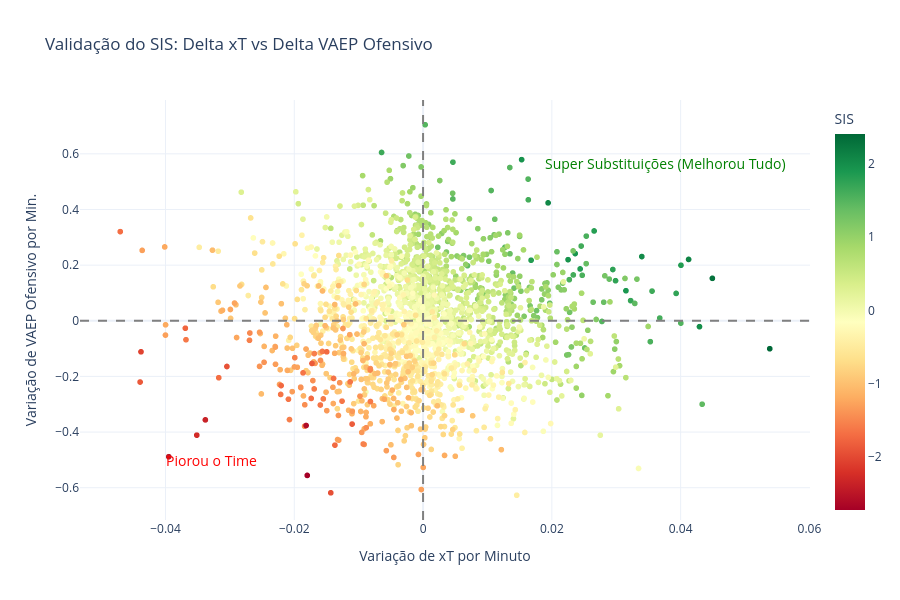
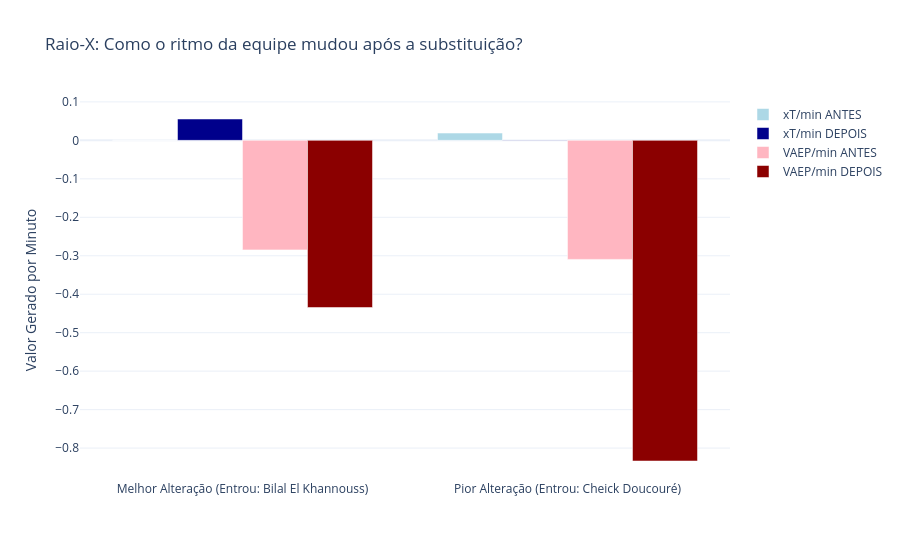

Notebook source saved alongside these figures, in order:
### Markdown cell above
## Validação Visual das Substituições (Comprovando o SIS)
Para provar que essa abordagem funciona, precisamos visualizar o impacto. Os gráficos abaixo demonstram:

1. **Quadrantes de Impacto (Gráfico de Dispersão)**: Mostra todas as substituições do campeonato. O quadrante superior-direito mostra as alterações onde o time melhorou **simultaneamente** no xT e no VAEP (aumentou progressão e qualidade).
2. **Raio-X do Antes e Depois (Gráfico de Barras)**: Pega automaticamente a "Melhor" e a "Pior" substituição encontrada pelo SIS e exibe como a taxa de produção do time mudou da água pro vinho (ou afundou) logo após a placa levantar.

### Code cell
import plotly.express as px
import plotly.graph_objects as go

# --- 1. Gráfico de Dispersão (Dissecação das Substituições) ---
fig1 = px.scatter(
    sis_df, 
    x='delta_xt', 
    y='delta_vaep_off', 
    color='SIS',
    color_continuous_scale='RdYlGn', # Vermelho (ruim) para Verde (bom)
    hover_data=['match_id', 'minute', 'players_in', 'players_out'],
    title="Validação do SIS: Delta xT vs Delta VAEP Ofensivo",
    labels={'delta_xt': 'Variação de xT por Minuto', 'delta_vaep_off': 'Variação de VAEP Ofensivo por Min.'}
)

# Linhas centrais
fig1.add_hline(y=0, line_dash="dash", line_color="gray")
fig1.add_vline(x=0, line_dash="dash", line_color="gray")

# Anotações de Quadrantes
max_x = sis_df['delta_xt'].max()
max_y = sis_df['delta_vaep_off'].max()
min_x = sis_df['delta_xt'].min()
min_y = sis_df['delta_vaep_off'].min()

fig1.add_annotation(x=max_x*0.7, y=max_y*0.8, text="Super Substituições (Melhorou Tudo)", showarrow=False, font=dict(color="green", size=14))
fig1.add_annotation(x=min_x*0.7, y=min_y*0.8, text="Piorou o Time", showarrow=False, font=dict(color="red", size=14))

fig1.update_layout(height=600, template='plotly_white')
fig1.show()

# --- 2. Gráfico de Barras (Antes vs Depois Extremos) ---
# Extraindo a melhor e a pior substituição rankeadas pelo SIS
best_sub = sis_df.iloc[0]
worst_sub = sis_df.iloc[-1]

def get_before_after_rates(actions_df, match_id, team_id, sub_minute, window_minutes=15):
    sub_time = sub_minute * 60
    df_team = actions_df[(actions_df['match_id'] == match_id) & (actions_df['team_id'] == team_id)]
    
    mask_before = (df_team['start_time'] >= sub_time - window_minutes*60) & (df_team['start_time'] < sub_time)
    mask_after = (df_team['start_time'] >= sub_time) & (df_team['start_time'] <= sub_time + window_minutes*60)
    
    mins_b = max(min(window_minutes, sub_minute), 1)
    
    xt_b = df_team[mask_before]['xt_added'].sum() / mins_b if 'xt_added' in df_team.columns else 0
    xt_a = df_team[mask_after]['xt_added'].sum() / window_minutes if 'xt_added' in df_team.columns else 0
    
    vaep_b = df_team[mask_before]['offensive_value'].sum() / mins_b if 'offensive_value' in df_team.columns else 0
    vaep_a = df_team[mask_after]['offensive_value'].sum() / window_minutes if 'offensive_value' in df_team.columns else 0
    
    return [xt_b, xt_a], [vaep_b, vaep_a]

best_xt, best_vaep = get_before_after_rates(actions_final_df, best_sub['match_id'], best_sub['team_id'], best_sub['minute'])
worst_xt, worst_vaep = get_before_after_rates(actions_final_df, worst_sub['match_id'], worst_sub['team_id'], worst_sub['minute'])

fig2 = go.Figure(data=[
    go.Bar(name='xT/min ANTES', x=['Melhor Alteração (Entrou: '+best_sub['players_in']+')', 'Pior Alteração (Entrou: '+worst_sub['players_in']+')'], y=[best_xt[0], worst_xt[0]], marker_color='lightblue'),
    go.Bar(name='xT/min DEPOIS', x=['Melhor Alteração (Entrou: '+best_sub['players_in']+')', 'Pior Alteração (Entrou: '+worst_sub['players_in']+')'], y=[best_xt[1], worst_xt[1]], marker_color='darkblue'),
    
    go.Bar(name='VAEP/min ANTES', x=['Melhor Alteração (Entrou: '+best_sub['players_in']+')', 'Pior Alteração (Entrou: '+worst_sub['players_in']+')'], y=[best_vaep[0], worst_vaep[0]], marker_color='lightpink'),
    go.Bar(name='VAEP/min DEPOIS', x=['Melhor Alteração (Entrou: '+best_sub['players_in']+')', 'Pior Alteração (Entrou: '+worst_sub['players_in']+')'], y=[best_vaep[1], worst_vaep[1]], marker_color='darkred')
])

fig2.update_layout(barmode='group', title="Raio-X: Como o ritmo da equipe mudou após a substituição?",
                   yaxis_title="Valor Gerado por Minuto", template='plotly_white')
fig2.show()

### Figure 1 — Plotly figure (JSON) as saved in the notebook; plotly's stock layout.template omitted (floating-point values rounded to 4 significant figures; data arrays with more than 128 entries replaced by an {"elided": "..."} marker saying what was removed)
{"data": [{"customdata": {"elided": "1961x4 mixed values"}, "hovertemplate": "Variação de xT por Minuto=%{x}<br>Variação de VAEP Ofensivo por Min.=%{y}<br>match_id=%{customdata[0]}<br>minute=%{customdata[1]}<br>players_in=%{customdata[2]}<br>players_out=%{customdata[3]}<br>SIS=%{marker.color}<extra></extra>", "legendgroup": "", "marker": {"color": {"elided": "1961 float values"}, "coloraxis": "coloraxis", "symbol": "circle"}, "mode": "markers", "name": "", "showlegend": false, "type": "scattergl", "x": {"elided": "1961 float values"}, "xaxis": "x", "y": {"elided": "1961 float values"}, "yaxis": "y"}], "layout": {"annotations": [{"font": {"color": "green", "size": 14}, "showarrow": false, "text": "Super Substituições (Melhorou Tudo)", "x": 0.03769, "y": 0.5636}, {"font": {"color": "red", "size": 14}, "showarrow": false, "text": "Piorou o Time", "x": -0.03292, "y": -0.5016}], "coloraxis": {"colorbar": {"title": {"text": "SIS"}}, "colorscale": [[0.0, "rgb(165,0,38)"], [0.1, "rgb(215,48,39)"], [0.2, "rgb(244,109,67)"], [0.3, "rgb(253,174,97)"], [0.4, "rgb(254,224,139)"], [0.5, "rgb(255,255,191)"], [0.6, "rgb(217,239,139)"], [0.7, "rgb(166,217,106)"], [0.8, "rgb(102,189,99)"], [0.9, "rgb(26,152,80)"], [1.0, "rgb(0,104,55)"]]}, "height": 600, "legend": {"tracegroupgap": 0}, "shapes": [{"line": {"color": "gray", "dash": "dash"}, "type": "line", "x0": 0, "x1": 1, "xref": "x domain", "y0": 0, "y1": 0, "yref": "y"}, {"line": {"color": "gray", "dash": "dash"}, "type": "line", "x0": 0, "x1": 0, "xref": "x", "y0": 0, "y1": 1, "yref": "y domain"}], "title": {"text": "Validação do SIS: Delta xT vs Delta VAEP Ofensivo"}, "xaxis": {"anchor": "y", "domain": [0.0, 1.0], "title": {"text": "Variação de xT por Minuto"}}, "yaxis": {"anchor": "x", "domain": [0.0, 1.0], "title": {"text": "Variação de VAEP Ofensivo por Min."}}}}

### Figure 2 — Plotly figure (JSON) as saved in the notebook; plotly's stock layout.template omitted (floating-point values rounded to 4 significant figures)
{"data": [{"marker": {"color": "lightblue"}, "name": "xT/min ANTES", "type": "bar", "x": ["Melhor Alteração (Entrou: Bilal El Khannouss)", "Pior Alteração (Entrou: Cheick Doucouré)"], "y": [0.0005084, 0.01897]}, {"marker": {"color": "darkblue"}, "name": "xT/min DEPOIS", "type": "bar", "x": ["Melhor Alteração (Entrou: Bilal El Khannouss)", "Pior Alteração (Entrou: Cheick Doucouré)"], "y": [0.05553, 0.0009966]}, {"marker": {"color": "lightpink"}, "name": "VAEP/min ANTES", "type": "bar", "x": ["Melhor Alteração (Entrou: Bilal El Khannouss)", "Pior Alteração (Entrou: Cheick Doucouré)"], "y": [-0.2847, -0.3095]}, {"marker": {"color": "darkred"}, "name": "VAEP/min DEPOIS", "type": "bar", "x": ["Melhor Alteração (Entrou: Bilal El Khannouss)", "Pior Alteração (Entrou: Cheick Doucouré)"], "y": [-0.4345, -0.8336]}], "layout": {"barmode": "group", "title": {"text": "Raio-X: Como o ritmo da equipe mudou após a substituição?"}, "yaxis": {"title": {"text": "Valor Gerado por Minuto"}}}}
